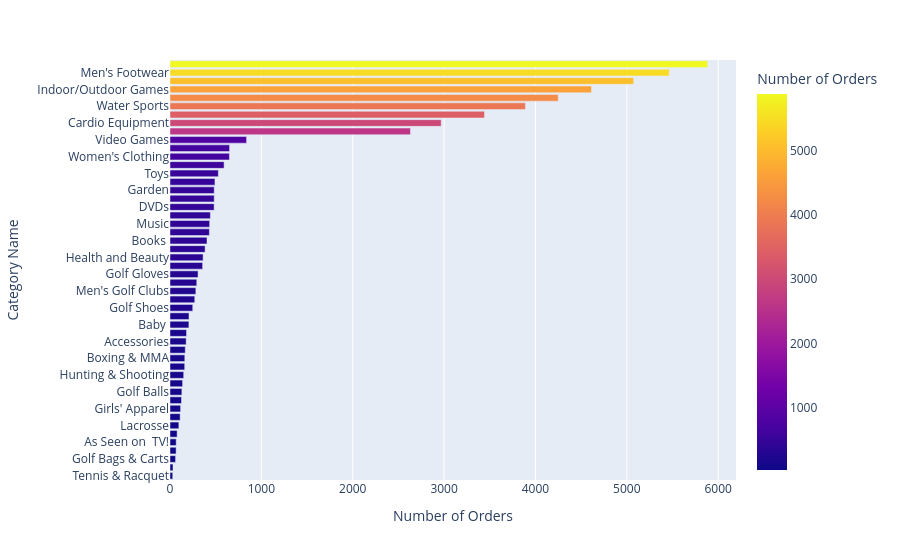

Notebook cell for this chart:
### Code cell
# Top 10 items by sales
data_top_Items = df.groupby(['Category Name'])['Order Id'].count().reset_index(name='Number of Orders').sort_values(
    by='Number of Orders', ascending=True)
px.bar(data_top_Items, x='Number of Orders', y='Category Name', color='Number of Orders')
# plt.savefig('images/Top category items.png')
# plt.show()

### Figure 1 — Plotly figure (JSON) as saved in the notebook; plotly's stock layout.template omitted (floating-point values rounded to 4 significant figures)
{"data": [{"hovertemplate": "Number of Orders=%{marker.color}<br>Category Name=%{y}<extra></extra>", "legendgroup": "", "marker": {"color": [30, 33, 61, 67, 68, 78, 97, 111, 116, 126, 130, 138, 150, 161, 162, 167, 177, 181, 207, 208, 249, 271, 283, 293, 307, 357, 362, 384, 405, 431, 434, 442, 483, 484, 484, 492, 529, 592, 650, 652, 838, 2632, 2968, 3442, 3890, 4249, 4613, 5074, 5464, 5885], "coloraxis": "coloraxis", "pattern": {"shape": ""}}, "name": "", "orientation": "h", "showlegend": false, "textposition": "auto", "x": [30, 33, 61, 67, 68, 78, 97, 111, 116, 126, 130, 138, 150, 161, 162, 167, 177, 181, 207, 208, 249, 271, 283, 293, 307, 357, 362, 384, 405, 431, 434, 442, 483, 484, 484, 492, 529, 592, 650, 652, 838, 2632, 2968, 3442, 3890, 4249, 4613, 5074, 5464, 5885], "xaxis": "x", "y": ["Tennis & Racquet", "Fitness Accessories", "Golf Bags & Carts", "Basketball", "As Seen on  TV!", "Hockey", "Lacrosse", "Strength Training", "Girls' Apparel", "Baseball & Softball", "Golf Balls", "Soccer", "Hunting & Shooting", "Trade-In", "Boxing & MMA", "Golf Apparel", "Accessories", "Women's Golf Clubs", "Baby ", "Men's Clothing", "Golf Shoes", "CDs ", "Men's Golf Clubs", "Electronics", "Golf Gloves", "Sporting Goods", "Health and Beauty", "Kids' Golf Clubs", "Books ", "Consumer Electronics", "Music", "Computers", "DVDs", "Crafts", "Garden", "Pet Supplies", "Toys", "Cameras ", "Women's Clothing", "Children's Clothing", "Video Games", "Shop By Sport", "Cardio Equipment", "Camping & Hiking", "Water Sports", "Fishing", "Indoor/Outdoor Games", "Women's Apparel", "Men's Footwear", "Cleats"], "yaxis": "y", "type": "bar"}], "layout": {"xaxis": {"anchor": "y", "domain": [0.0, 1.0], "title": {"text": "Number of Orders"}}, "yaxis": {"anchor": "x", "domain": [0.0, 1.0], "title": {"text": "Category Name"}}, "coloraxis": {"colorbar": {"title": {"text": "Number of Orders"}}, "colorscale": [[0.0, "#0d0887"], [0.1111, "#46039f"], [0.2222, "#7201a8"], [0.3333, "#9c179e"], [0.4444, "#bd3786"], [0.5556, "#d8576b"], [0.6667, "#ed7953"], [0.7778, "#fb9f3a"], [0.8889, "#fdca26"], [1.0, "#f0f921"]]}, "legend": {"tracegroupgap": 0}, "margin": {"t": 60}, "barmode": "relative"}}
